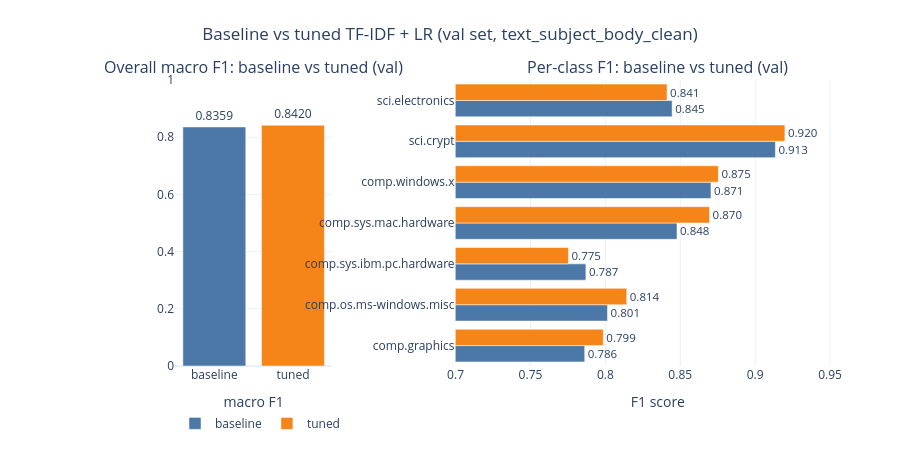

The notebook cell this image was saved under:
### Code cell
# visual: baseline vs tuned
# macro F1 from the table that already exists
macro_df = (
    baseline_vs_tuned_metrics[
        baseline_vs_tuned_metrics["split"].eq("val")
    ][["model", "macro_f1"]]
    .drop_duplicates()
    .copy()
)

model_name_map = {
    "tfidf_logreg": "baseline",
    "tfidf_logreg_tuned": "tuned",
}

macro_df["model_short"] = macro_df["model"].map(model_name_map)
macro_map = dict(zip(macro_df["model_short"], macro_df["macro_f1"]))

BASELINE_MACRO = macro_map["baseline"]
TUNED_MACRO = macro_map["tuned"]

# baseline per-class F1 from the regime matrix already present in the notebook
baseline_series = per_class_f1_by_regime["text_subject_body_clean"].copy()
baseline_series = baseline_series.reindex(LABELS)

# tuned per-class F1 from the tuned classification report already present
tuned_series = (
    tuned_val_report_classes
    .set_index("label")["f1-score"]
    .reindex(LABELS)
)

compare_df = pd.DataFrame({
    "baseline": baseline_series,
    "tuned": tuned_series,
})

fig = make_subplots(
    rows=1,
    cols=2,
    subplot_titles=[
        "Overall macro F1: baseline vs tuned (val)",
        "Per-class F1: baseline vs tuned (val)",
    ],
    column_widths=[0.28, 0.72],
    horizontal_spacing=0.18,
)

fig.add_trace(
    go.Bar(
        x=["baseline", "tuned"],
        y=[BASELINE_MACRO, TUNED_MACRO],
        marker_color=[COLORS[0], COLORS[1]],
        text=[f"{BASELINE_MACRO:.4f}", f"{TUNED_MACRO:.4f}"],
        textposition="outside",
        showlegend=False,
    ),
    row=1,
    col=1,
)

for name, col_data, color in [
    ("baseline", compare_df["baseline"], COLORS[0]),
    ("tuned", compare_df["tuned"], COLORS[1]),
]:
    fig.add_trace(
        go.Bar(
            name=name,
            y=compare_df.index,
            x=col_data,
            orientation="h",
            marker_color=color,
            text=[f"{v:.3f}" for v in col_data],
            textposition="outside",
        ),
        row=1,
        col=2,
    )

fig.update_layout(
    title=dict(
        text="Baseline vs tuned TF-IDF + LR (val set, text_subject_body_clean)",
        x=0.5,
    ),
    barmode="group",
    height=450,
    template="plotly_white",
    legend=dict(orientation="h", y=-0.15),
    margin=dict(t=80, b=80, l=175, r=40),
)

fig.update_yaxes(range=[0, 1.0], row=1, col=1)
fig.update_xaxes(title_text="macro F1", row=1, col=1)
fig.update_xaxes(title_text="F1 score", range=[0.70, 0.97], row=1, col=2)

fig.show()

### Figure 1 — Plotly figure (JSON) as saved in the notebook; plotly's stock layout.template omitted (floating-point values rounded to 4 significant figures)
{"data": [{"marker": {"color": ["#4C78A8", "#F58518"]}, "showlegend": false, "text": ["0.8359", "0.8420"], "textposition": "outside", "type": "bar", "x": ["baseline", "tuned"], "xaxis": "x", "y": [0.8359, 0.842], "yaxis": "y"}, {"marker": {"color": "#4C78A8"}, "name": "baseline", "orientation": "h", "text": ["0.786", "0.801", "0.787", "0.848", "0.871", "0.913", "0.845"], "textposition": "outside", "type": "bar", "x": [0.7862, 0.8014, 0.787, 0.8478, 0.8705, 0.9135, 0.8446], "xaxis": "x2", "y": ["comp.graphics", "comp.os.ms-windows.misc", "comp.sys.ibm.pc.hardware", "comp.sys.mac.hardware", "comp.windows.x", "sci.crypt", "sci.electronics"], "yaxis": "y2"}, {"marker": {"color": "#F58518"}, "name": "tuned", "orientation": "h", "text": ["0.799", "0.814", "0.775", "0.870", "0.875", "0.920", "0.841"], "textposition": "outside", "type": "bar", "x": [0.7986, 0.8143, 0.7754, 0.8696, 0.8754, 0.9199, 0.8412], "xaxis": "x2", "y": ["comp.graphics", "comp.os.ms-windows.misc", "comp.sys.ibm.pc.hardware", "comp.sys.mac.hardware", "comp.windows.x", "sci.crypt", "sci.electronics"], "yaxis": "y2"}], "layout": {"annotations": [{"font": {"size": 16}, "showarrow": false, "text": "Overall macro F1: baseline vs tuned (val)", "x": 0.1148, "xanchor": "center", "xref": "paper", "y": 1, "yanchor": "bottom", "yref": "paper"}, {"font": {"size": 16}, "showarrow": false, "text": "Per-class F1: baseline vs tuned (val)", "x": 0.7048, "xanchor": "center", "xref": "paper", "y": 1, "yanchor": "bottom", "yref": "paper"}], "barmode": "group", "height": 450, "legend": {"orientation": "h", "y": -0.15}, "margin": {"b": 80, "l": 175, "r": 40, "t": 80}, "title": {"text": "Baseline vs tuned TF-IDF + LR (val set, text_subject_body_clean)", "x": 0.5}, "xaxis": {"anchor": "y", "domain": [0, 0.2296], "title": {"text": "macro F1"}}, "xaxis2": {"anchor": "y2", "domain": [0.4096, 1], "range": [0.7, 0.97], "title": {"text": "F1 score"}}, "yaxis": {"anchor": "x", "domain": [0, 1], "range": [0, 1]}, "yaxis2": {"anchor": "x2", "domain": [0, 1]}}}
